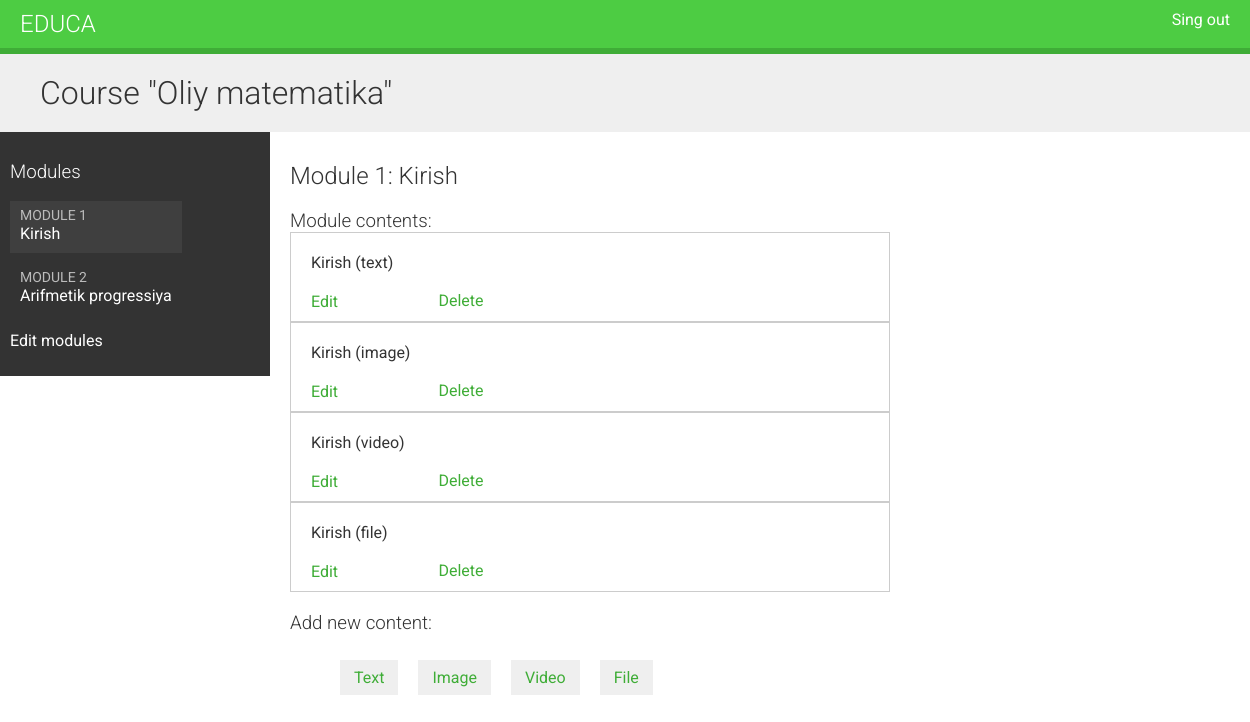
Screenshot of /course/module/7/ (signed in) with the database file from the repository.
### courses/models.py (models this page shows, shortened)
class Course(models.Model):
    owner = models.ForeignKey(User,
                              related_name='courses_created',
                              on_delete=models.CASCADE)
    subject = models.ForeignKey(Subject,
                                related_name='courses',
                                on_delete=models.CASCADE)
    title = models.CharField(max_length=200)
    slug = models.SlugField(max_length=200, unique=True)
    overview = models.TextField()
    created = models.DateTimeField(auto_now_add=True)
    students = models.ManyToManyField(User, related_name='courses_joined',
                                      blank=True)
    class Meta:
        ordering = ['-created']

class Module(models.Model):
    course = models.ForeignKey(Course,
                               related_name='modules',
                               on_delete=models.CASCADE)
    title = models.CharField(max_length=200)
    description = models.TextField(blank=True)
    order = OrderField(blank=True, for_fields=['course'])
    class Meta:
        ordering = ['order']

class Content(models.Model):
    module = models.ForeignKey(Module,
                               related_name='contents',
                               on_delete=models.CASCADE)
    content_type = models.ForeignKey(ContentType,
                                     limit_choices_to={'model__in': (
                                         'text',
                                         'video',
                                         'image',
                                         'file')},
                                     on_delete=models.CASCADE)
    object_id = models.PositiveIntegerField()
    item = GenericForeignKey('content_type', 'object_id')
    order = OrderField(blank=True, for_fields=['module'])
    class Meta:
        ordering = ['order']

class ItemBase(models.Model):
    owner = models.ForeignKey(User,
                              related_name='%(class)s_related',
                              on_delete=models.CASCADE)
    title = models.CharField(max_length=250)
    created = models.DateTimeField(auto_now_add=True)
    updated = models.DateTimeField(auto_now=True)
    class Meta:
        abstract = True
    def __str__(self):
        return self.title

class Text(ItemBase):
    content = models.TextField()

class Image(ItemBase):
    file = models.FileField(upload_to='images')

class Video(ItemBase):
    url = models.URLField()

class File(ItemBase):
    file = models.FileField(upload_to='files')

### courses/views.py (the view)
# urls.py: path('module/<int:module_id>/', views.ModuleContentListView.as_view(), name='module_content_list'),
class ModuleContentListView(TemplateResponseMixin, View):
    template_name = 'courses/manage/module/content_list.html'
    def get(self, request, module_id):
        module = get_object_or_404(Module,
                                   id=module_id,
                                   course__owner=request.user)
        return self.render_to_response({'module': module})

### courses/templatetags/course.py (called while the page is built)
@register.filter
def model_name(obj):
    try:
        return obj._meta.model_name
    except AttributeError:
        return None

### courses/templates/courses/manage/module/content_list.html (shortened to what this page needs)
{% extends 'base.html' %}
{% load course %}
{% block content %}
{% with course=module.course %}
  <h1>Course "{{ course.title }}"</h1>
  <div class="contents">
    <h3>Modules</h3>
    <ul id="modules">
      {% for m in course.modules.all %}
        <li data-id="{{ m.id }}" {% if m == module %} class="selected"{% endif %}>
          <a href="{% url 'module_content_list' m.id %}">
            <span>
              Module <span class="order">{{ m.order|add:1 }}</span>
            </span>
            <br>
            {{ m.description }}
          </a>
        </li>
      {% empty %}
        <li>No modules yet.</li>
      {% endfor %}
      <p><a href="{% url 'course_module_update' course.id %}">Edit modules</a></p>
    </ul>
  </div>
  <div class="module">
    <h2>Module {{ module.order|add:1 }}: {{ module.description }}</h2>
    <h3>Module contents:</h3>
    <div id="module-contents">
      {% for content in module.contents.all %}
        <div data-id="{{ content.id }}">
          {% with item=content.item %}
            <p>{{ item }} ({{ item|model_name }})</p>
            <a href="{% url 'module_content_update' module.id item|model_name item.id %}">Edit</a>
            <form action="{% url 'module_content_delete' content.id %}" method="post">
              <input type="submit" value="Delete">
            </form>
          {% endwith %}
        </div>
      {% empty %}
        <p>This module has no contents yet.</p>
      {% endfor %}
    </div>
    <h3>Add new content:</h3>
    <ul class="content-types">
      <li><a href="{% url 'module_content_create' module.id  'text' %}">Text</a></li>
      <li><a href="{% url 'module_content_create' module.id  'image' %}">Image</a></li>
      <li><a href="{% url 'module_content_create' module.id  'video' %}">Video</a></li>
      <li><a href="{% url 'module_content_create' module.id  'file' %}">File</a></li>
    </ul>
  </div>
  {% endwith %}
{% endblock %}

### courses/static/css/base.css (style rules this page uses)
body { margin:0; font-family:'Roboto', sans-serif; font-weight:400; color:#333; }
a { color:#3fad37; text-decoration:none; }
ul { float:left; }
h1, h2, h3, h4, h5, h6 { font-family:'Roboto', sans-serif; font-weight:300; }
h1 { background:#efefef; width:100%; overflow:auto; padding:20px 0 20px 40px; margin:0; }
.module { padding:10px 20px; float:left; width:600px; }
.module h3 { margin:20px 0 0; padding:0; width:100%; }
.module p { margin:10px 0 20px; width:100%; float:left; }
.contents { width:20%; padding:10px; float:left; background:#333; color: #fff; font-family:'Roboto', sans-serif; }
.contents ul { list-style:none; margin:0; padding:0; }
.contents ul li { margin:0 0 10px 0; padding:4px 10px 10px; overflow:auto; }
.contents ul li.selected { background:#3f3f3f; }
.contents ul span { text-transform:uppercase; color:#bbb; font-size:14px; }
.contents ul a { display:block; color:#fff; text-decoration:none; }
ul.content-types li { list-style:none; float:left; margin:10px; background:#efefef; padding:8px 14px; }
input, select, textarea { border:1px solid #ccc; border-bottom:3px solid #ccc; padding:8px 12px; font-size:16px; font-family:'Roboto', sans-serif; float:left; clear:both; width:300px; }
input[type=submit], a.button { border-radius:5px; background:#4dcc43; color:#fff; font-size:16px; text-transform:uppercase; border:none; padding:10px 20px; margin:20px 0; }
#module-contents div { padding:10px 20px; border:1px solid #ccc; background:#fff }
#module-contents form { margin:0; padding:0; }
#module-contents input[type=submit] { color:#3fad37; background:none; margin:-20px 0 0; padding:0; float:left; text-transform:none; }

### rows the page displays
Course: title "Oliy matematika"
Module: order|add "1", description "Kirish"
Module: order|add "2", description "Arifmetik progressiya"
Content: item "Kirish", item|model_name "text"
Content: item "Kirish", item|model_name "image"
Content: item "Kirish", item|model_name "video"
Content: item "Kirish", item|model_name "file"
